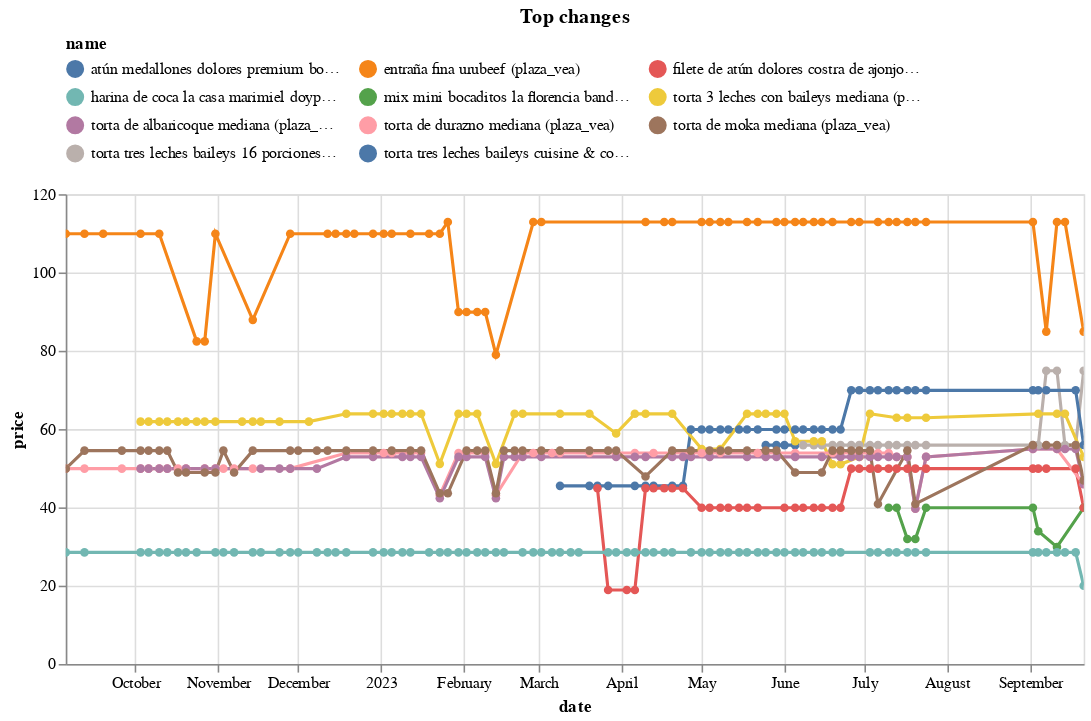

Here is the notebook cell this chart was saved with:
### Code cell
top_changes_abs.head(10).pipe(plot_changes, 'Top changes')

### Figure 1 — Vega-Lite specification as saved in the notebook (floating-point values rounded to 4 significant figures; data arrays with more than 128 entries replaced by an {"elided": "..."} marker saying what was removed)
{"config": {"view": {"continuousWidth": 300, "continuousHeight": 300}, "legend": {"columns": 3, "orient": "top"}}, "data": {"name": "data-2b4def8d0ad063ce0cbccdcdf8358c84"}, "mark": {"type": "line", "point": true}, "encoding": {"color": {"field": "name", "scale": {"domain": ["atún medallones dolores premium bolsa 680g (plaza_vea)", "entraña fina urubeef (plaza_vea)", "filete de atún dolores costra de ajonjolí bolsa 304g (plaza_vea)", "harina de coca la casa marimiel doypack 180g (plaza_vea)", "mix mini bocaditos la florencia bandeja 46un (plaza_vea)", "torta 3 leches con baileys mediana (plaza_vea)", "torta de albaricoque mediana (plaza_vea)", "torta de durazno mediana (plaza_vea)", "torta de moka mediana (plaza_vea)", "torta tres leches baileys 16 porciones (metro)", "torta tres leches baileys cuisine & co 16 porciones (metro)"]}, "type": "nominal"}, "tooltip": [{"field": "name", "type": "nominal"}, {"field": "price", "type": "quantitative"}, {"field": "last_price", "type": "quantitative"}], "x": {"field": "date", "type": "temporal"}, "y": {"field": "price", "type": "quantitative"}}, "params": [{"name": "param_7", "select": {"type": "point", "fields": ["name"]}, "bind": "legend"}, {"name": "param_8", "select": {"type": "interval", "encodings": ["x", "y"]}, "bind": "scales"}], "title": "Top changes", "transform": [{"filter": {"param": "param_7"}}], "width": 650, "$schema": "https://vega.github.io/schema/vega-lite/v5.14.1.json", "datasets": {"data-2b4def8d0ad063ce0cbccdcdf8358c84": {"elided": "470 records"}}}
